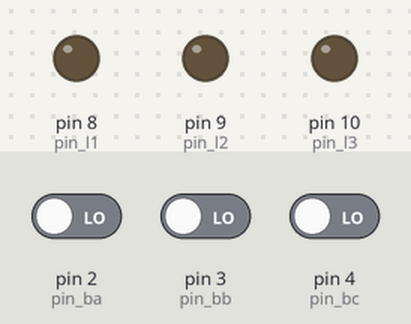
The sketch below on a simulated Arduino Uno, built with avr-gcc and run on an emulated ATmega328P. Parts: output pins drawn as LEDs (lit = HIGH). Dashed ring = blinking. Inputs (shaded band) come from the test bench; at power-on: pin 2 (pin_ba) LOW, pin 3 (pin_bb) LOW, pin 4 (pin_bc) LOW.

Above: at 1.2 s.
1.3 s: pin 2 (pin_ba) driven HIGH
At 1.8 s:
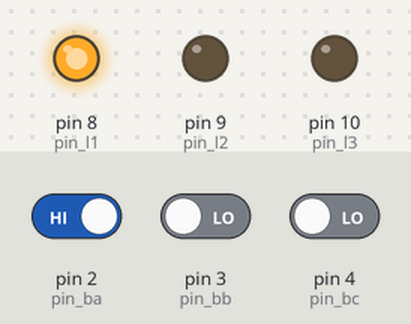
4.3 s: pin 3 (pin_bb) driven HIGH
At 4.45 s:
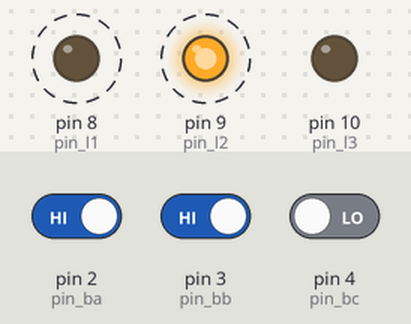
7.3 s: pin 4 (pin_bc) driven HIGH
At 7.55 s:
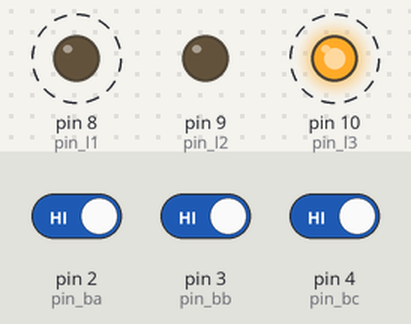
10.3 s: pin 4 (pin_bc) driven LOW
At 10.45 s:
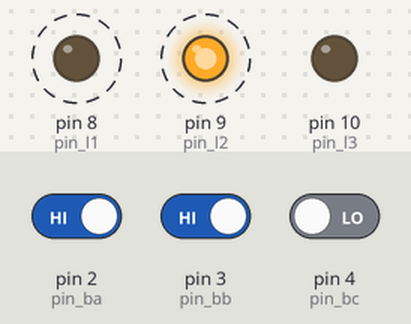
13.3 s: pin 2 (pin_ba) driven LOW
At 13.4 s:
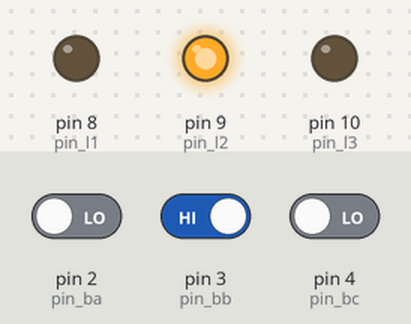
Timing chart, 0 to 16.3 s (numbered marks = the images above; inputs shaded):
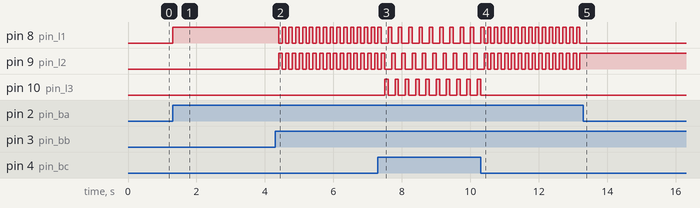

Measured:
- after the input at 1.3 s, pin 8 (pin_l1): LOW → HIGH at once
- after the input at 4.3 s, pin 8 (pin_l1), pin 9 (pin_l2): alternates HIGH for 0.10 s and LOW for 0.10 s, starting after 0.10 s
- after the input at 7.3 s, pin 8 (pin_l1): alternates HIGH for 0.10 s and LOW for 0.20 s, starting after 0.30 s; pin 10 (pin_l3): alternates HIGH for 0.10 s and LOW for 0.20 s, starting after 0.20 s
- after the input at 10.3 s, pin 8 (pin_l1): alternates HIGH for 0.10 s and LOW for 0.10 s, starting after 0.20 s; pin 9 (pin_l2): alternates HIGH for 0.10 s and LOW for 0.10 s, starting after 0.30 s; pin 10 (pin_l3): goes on until 10.3 s, then stays LOW
- after the input at 13.3 s, pin 8 (pin_l1): stops changing and stays LOW; pin 9 (pin_l2): stops changing and stays HIGH

The sketch:

atividade_1.ino
```cpp
#define pin_l1 8
#define pin_l2 9
#define pin_l3 10
#define pin_ba 2
#define pin_bb 3
#define pin_bc 4


void setup() {

pinMode(pin_l1, OUTPUT);
pinMode(pin_l2, OUTPUT);
pinMode(pin_l3, OUTPUT);


pinMode(pin_ba, INPUT);
pinMode(pin_bb, INPUT);
pinMode(pin_bc, INPUT);
}

void loop() {
 bool ba = digitalRead(pin_ba);
 bool bb = digitalRead(pin_bb);
 bool bc = digitalRead(pin_bc);

if ( ba == HIGH) {
  digitalWrite(pin_l1, HIGH);
  delay(100);
  digitalWrite(pin_l1, LOW);
}


if ( bb == HIGH) {
  digitalWrite(pin_l2, HIGH);
  delay(100);
  digitalWrite(pin_l2, LOW);
}

if ( bc == HIGH) {
  digitalWrite(pin_l3, HIGH);
  delay(100);
  digitalWrite(pin_l3, LOW);
}

}
```
